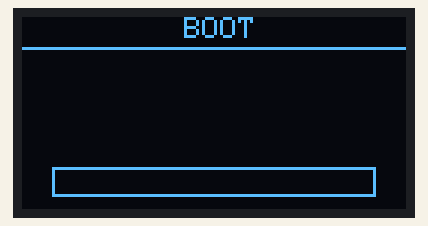
Recording of a sketch running on a simulated Arduino Uno, built with avr-gcc and run on an emulated ATmega328P. Parts: 128×64 one-colour display.

Above: at 0.1 s.
At 0.7 s:
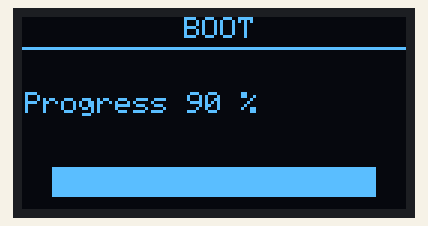
At 8.58 s:
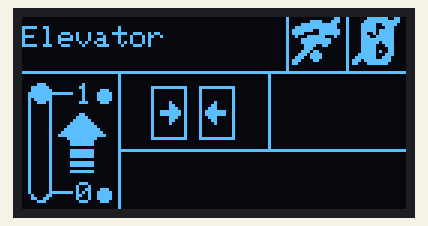
At 10.01 s:
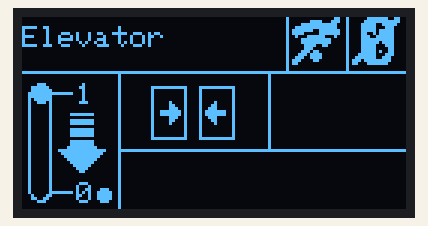
At 17.6 s:
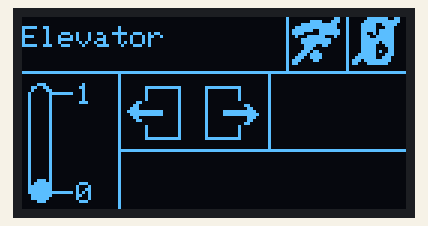
At 18.7 s:
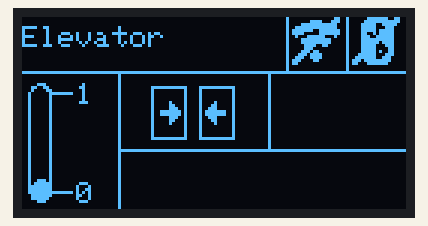

The sketch:

Firmware.ino
```cpp
/**
 * VERSION 0.0.0 BETA
 */

#include "TFTLib.h"

Display display = Display();
bool wifi = false;
void setup() {
  Serial.begin(9600);
  // put your setup code here, to run once:
  display.setup();
  display.bootScreen();
  for (int i = 0; i <= 100; i+=10) {
	  display.setBootProgress(i);
	  if (i % 10 == 0) {
		  display.setBootMessage("Progress " + String(i) + " %");
	  }
  }
  display.mainScreen();
}
void loop() {
  // put your main code here, to run repeatedly:
  /*for (int i=0;i<=100;i++) {
    display.setBootProgress(i);
    if (i%10 == 0) {
      display.setBootMessage("Progress "+String(i)+" %");
    }
  }
  delay(100);*/
	display.setMainCall1(true);
	display.setMainMove(1);
	for (int i = 0; i <= 100; i++) {
		display.setMainPosition(i);
		delay(50);
		if (i == 50) {
			display.setMainCall0(true);
		}
	}
	display.setMainMove(0);
	display.setMainCall1(false);
	display.setMainDoor(true);
	delay(1000);
	display.setMainDoor(false);
	display.setMainMove(-1);
	for (int i = 100; i > 0; i--) {
		display.setMainPosition(i);
		delay(50);
	}
	display.setMainCall0(false);
	display.setMainMove(0);
	display.setMainDoor(true);
	delay(1000);
	display.setMainDoor(false);
	delay(1500);
}
```

TFTLib.cpp
```cpp
#include "TFTLib.h"

Display::Display() {
  boot_progress = 0;
  boot_message = "";
  main_wifiOn = false;
  main_bluetoothOn = false;
  main_position = -1;
  main_call1 = false;
  main_call0 = false;
  main_direction = 0;
  main_open = false;
}

void Display::setup() {
  tft = new Adafruit_SSD1306(TFT_MOSI, TFT_CLK, TFT_DC, TFT_RESET, TFT_CS);
  tft->begin(SSD1306_SWITCHCAPVCC);
}

void Display::bootScreen() {
  screen = BOOT;
  tft->clearDisplay();
  tft->setCursor(64-10,0);
  tft->setTextColor(WHITE);
  tft->setTextSize(1);
  tft->println("BOOT");
  tft->drawLine(0, 10, 128, 10, WHITE);
  tft->drawRect(10, 50,108,10, WHITE);
  tft->display();
  bootMessage();
  bootProgress();
}

void Display::setBootMessage(String message) {
  if (message != boot_message) {
    boot_message = message;
    bootMessage();
  }
}

void Display::setBootProgress(int progress) {
  if (boot_progress != progress) {
    boot_progress = progress;
    bootProgress();
  }
}

void Display::bootMessage() {
  if (screen != BOOT){
    return;
  }
  tft->fillRect(0,25,128,25, BLACK);
  tft->setCursor(1,25);
  tft->setTextColor(WHITE);
  tft->setTextSize(1);
  tft->println(boot_message);
  tft->display();
}

void Display::bootProgress() {
  if (screen != BOOT){
    return;
  }
  tft->fillRect(11,51,106,8, BLACK);
  tft->fillRect(11,51,106*boot_progress/100,8, WHITE);
  tft->display();
}

void Display::mainScreen() {
 screen = MAIN;
 tft->clearDisplay();
  tft->setCursor(0,3);
  tft->setTextColor(WHITE);
  tft->setTextSize(1);
  tft->println("Elevator");
  tft->drawLine(0, 18, 128, 18, WHITE);
  tft->drawLine(88, 0, 88, 18, WHITE);
  tft->drawLine(108, 0, 108, 18, WHITE);
  tft->fillRoundRect(2, 22, 8, 40, 4, BLACK);
  tft->drawRoundRect(2, 22, 8, 40, 4, WHITE);
  tft->drawLine(10, 25, 16, 25, WHITE);
  tft->drawLine(10, 25 + 33, 16, 25 + 33, WHITE);
  tft->drawLine(32, 18, 32, 64, WHITE);
  tft->drawLine(82, 18, 82, 44, WHITE);
  tft->drawLine(32, 44, 128, 44, WHITE);
  tft->setCursor(18, 25 - 3);
  tft->print("1");
  tft->setCursor(18, 25 + 33 - 3);
  tft->print("0");
  tft->display();
  mainWifi();
  mainBluetooth();
  mainPosition();
  mainCall1();
  mainCall0();
  mainMove();
  mainDoor();
}

void Display::mainWifi() {
	if (screen != MAIN) {
		return;
	}
	tft->fillRect(90, 0, 16, 16, BLACK);
	if (main_wifiOn) {
		tft->drawBitmap(90, 0, ICO_WIFI, ICO_WIDTH, ICO_HEIGHT, 1);
	}
	else {
		tft->drawBitmap(90, 0, ICO_WIFI_OFF, ICO_WIDTH, ICO_HEIGHT, 1);
	}
	tft->display();
}

void Display::mainBluetooth() {
	if (screen != MAIN) {
		return;
	}
	tft->fillRect(110, 0, 16, 16, BLACK);
	if (main_bluetoothOn) {
		tft->drawBitmap(110, 0, ICO_BLUETOOTH, ICO_WIDTH, ICO_HEIGHT, 1);
	}
	else {
		tft->drawBitmap(110, 0, ICO_BLUETOOTH_OFF, ICO_WIDTH, ICO_HEIGHT, 1);
	}

	tft->display();
}

void Display::mainPosition() {
	if (screen != MAIN) {
		return;
	}
	tft->fillRoundRect(3, 23, 6, 38, 3, BLACK);
	tft->fillCircle(6, 25 + (33 * main_position / 100), 3, WHITE);
	tft->display();
}

void Display::mainCall0() {
	if (screen != MAIN) {
		return;
	}
	//16, 25 - 3
	int color = BLACK;
	if (main_call1) {
		color = WHITE;
	}
	tft->fillCircle(27, 26+33, 2, color);
	tft->display();
}

void Display::mainCall1() {
	if (screen != MAIN) {
		return;
	}
	//16, 25 - 3
	int color = BLACK;
	if (main_call1) {
		color = WHITE;
	}
	tft->fillCircle(27, 26, 2, color);
	tft->display();
}

void Display::mainDoor() {
	if (screen != MAIN) {
		return;
	}

	tft->fillRect(34, 22, 46, 20, BLACK);
	if (main_open) {
		tft->drawBitmap(34, 22, ICO_DOOR_OPEN, 46, 20, WHITE);
	}
	else {
		tft->drawBitmap(34, 22, ICO_DOOR_CLOSE, 46, 20, WHITE);
	}
	tft->display();
}

void Display::setMainPosition(int position) {
	if (screen != MAIN) {
		return;
	}
	position = 100 - position;
	if (position > 100) {
		position = 100;
	}
	else if (position < -1) {
		position = -1;
	}
	if (position % 33 != main_position % 33) {
		main_position = position;
	}
	mainPosition();
}

void Display::mainMove() {
	if (screen != MAIN) {
		return;
	}
	// 16, 25 - 3
	tft->fillRect(10, 32, 20, 20, BLACK);

	if (main_direction > 0) {
		tft->drawBitmap(10, 32, ICO_UP, 20, 20, WHITE);
	}
	else if (main_direction < 0) {
		tft->drawBitmap(10, 32, ICO_DOWN, 20, 20, WHITE);
	}
	tft->display();
}

void Display::setMainWifi(bool on) {
	if (main_wifiOn != on) {
		main_wifiOn = on;
		mainWifi();
	}
}

void Display::setMainBluetooth(bool on) {
	if (main_bluetoothOn != on) {
		main_bluetoothOn = on;
		mainBluetooth();
	}
}

void Display::setMainCall1(bool on) {
	if (main_call1 != on) {
		main_call1 = on;
		mainCall1();
	}
}

void Display::setMainCall0(bool on) {
	if (main_call0 != on) {
		main_call0 = on;
		mainCall0();
	}
}

void Display::setMainMove(int direction) {
	if (direction != main_direction) {
		main_direction = direction;
		mainMove();
	}
}

void Display::setMainDoor(bool open) {
	if (open != main_open) {
		main_open = open;
		mainDoor();
	}
}

void Display::refreshData() {


}
```

pins.h
```cpp
#ifndef _PINS_
#define _PINS_


#define TFT_MOSI 11
#define TFT_CLK 13
#define TFT_DC 8
#define TFT_CS 7
#define TFT_RESET 9

#endif
```

Source omitted: TFTLib.h (data table, 3454 bytes)

Measured:
- by itself, everything shown: repeats every 19.2 s, in 74 steps
- what the display in image 4 shows lasts 1.0 s, from 17.6 s to 18.6 s
- what the display in image 5 shows lasts 1.5 s, from 18.6 s to 20.1 s
